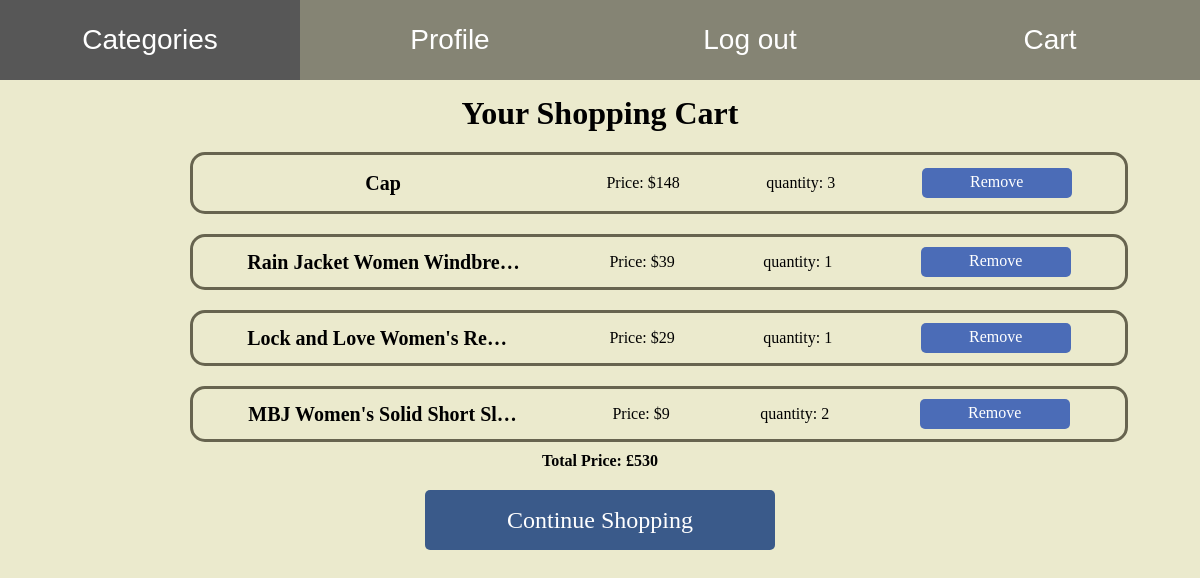
The page /products/cart/ (signed in) on the database its author committed.
### Cart/models.py (models this page shows)
class CartItem(models.Model):
    product = models.ForeignKey(Product, on_delete= models.CASCADE)
    quantity = models.PositiveBigIntegerField(default=0)
    user = models.ForeignKey(User, on_delete= models.CASCADE)
    data_added = models.DateTimeField(auto_now_add=True)

### Products/models.py (models this page shows, shortened)
class Product(models.Model):
    name = models.CharField(max_length= 255)
    price = models.IntegerField()
    description = models.TextField()
    image = models.URLField()
    category = models.ForeignKey(Category, on_delete= models.CASCADE)

### Cart/views.py (the view)
# urls.py: path('products/cart/', view_cart, name= 'view-cart'),
def view_cart(request):
    cart_items = CartItem.objects.filter(user= request.user)
    total_price = sum(item.product.price * item.quantity for item in cart_items)
    context = {'cart_items': cart_items, 'total_price': total_price}
    return render(request=request, template_name= 'cart.html', context= context)

### Cart/templates/cart.html
{%extends 'base.html'%}
{%load static%}
{%block style%}
<link rel="stylesheet" href="{%static 'css/cart.css'%}" />
{%endblock%}
{%block content%}
<div class="container">
    <h1>Your Shopping Cart</h1>
    <div class="product-list">
        {% for item in cart_items %}
        <div class="product-item">
            <h3 class="product-title">{{item.product.name}}</h3>
            <p>Price: ${{item.product.price}}</p>
            <p class="quantity">quantity: {{item.quantity}}</p>
            <a class="remove-button" href="{% url 'remove-from-cart' item.id %}">Remove</a>
        </div>
        {% empty %}
        <p>Your cart is empty.</p>
        {% endfor %}
    </div>
    <h4 class="price">Total Price: £{{ total_price }}</h4>
    <a class="continue-button" href="{% url 'products' %}">Continue Shopping</a>
</div>
{%endblock%}

### static/css/main.css (style rules this page uses)
* { margin: 0; padding: 0; box-sizing: border-box; }
html, body { width: 100vw; height: 100vh; background-color: #ebeacd; overflow-y: auto; overflow-x: hidden; position: relative; }

### Cart/static/css/cart.css (style rules this page uses)
.container { display: flex; flex-direction: column; align-items: center; width: 100%; height: 100%; }
.container h1 { margin: 10px; margin-top: 15px; }
.product-list { display: flex; flex-wrap: wrap; justify-content: center; list-style: none; padding: 0; width: 70%; flex-direction: column; }
.product-item { display: flex; justify-content: space-around; margin: 10px; border: 3px solid #67644f; border-radius: 15px; padding: 10px; text-align: center; position: relative; align-items: center; }
.product-title { font-size: 20px; text-align: center; width: 30%; white-space: nowrap; text-overflow: ellipsis; overflow: hidden; max-width: 100%; }
.remove-button { display: flex; background-color: #4b6cb7; color: #fff; text-decoration: none; padding: 5px 10px; border-radius: 5px; width: 150px; height: 30px; flex-direction: column; float: right; }
.continue-button { background-color: #3a5a8a; color: white; padding: 10px 20px; border: none; font-size: 24px; display: flex; align-items: center; justify-content: center; border-radius: 5px; cursor: pointer; transition: background-color 0.3s; text-decoration: none; margin: 20px; width: 350px; height: 60px; }

### rows shown on the page
CartItem: product.name "Cap", product.price "148", quantity "3"
CartItem: product.name "Rain Jacket Women Windbre…", product.price "39", quantity "1"
CartItem: product.name "Lock and Love Women's Re…", product.price "29", quantity "1"
CartItem: product.name "MBJ Women's Solid Short Sl…", product.price "9", quantity "2"

### other values the page prints
{{ total_price }} "530"
